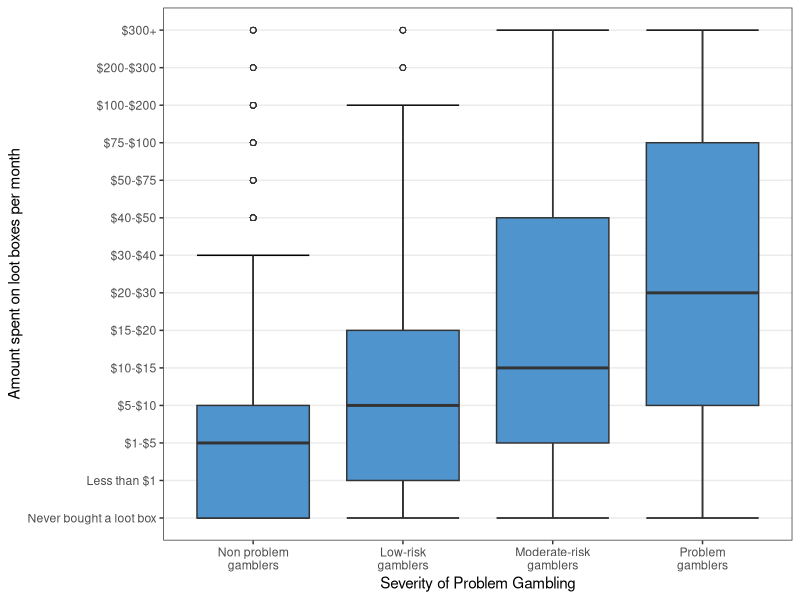

Here is the R script that generated this plot:
#Original article at https://journals.plos.org/plosone/article?id=10.1371/journal.pone.0206767

library(openxlsx)
library(dplyr)
library(ggplot2)
library(tibble)

#Read data in
data = as.tibble(read.xlsx('journal.pone.0206767.s002.xlsx', colNames=TRUE))

#Give names to the columns, since apparently they don't stay when I import the data
#colnames(data) = c('age', 'income', 'education', 'work', 'ever_bought_lootbox', 'lootbox_spend', 'ever_bought_microtransaction', 'microtransaction_spend',
#                   'pgsi1', 'pgsi2', 'pgsi3', 'pgsi4', 'pgsi5', 'pgsi6', 'pgsi7', 'pgsi8', 'pgsi9')

#Zeroes in the original data are replaced by NA for some reason. This fixes it.
data[is.na(data)] = 0

#Convert ever_bought_lootbox and ever_bought_microtransaction to boolean values
data$Ever_Bought_Other_Microtransaction[data$Ever_Bought_Other_Microtransaction == 2] = 0
data$Ever_Bought_Other_Microtransaction = as.logical(data$Ever_Bought_Other_Microtransaction)

data$Ever_Bought_LootBox[data$Ever_Bought_LootBox == 2] = 0
data$Ever_Bought_LootBox = as.logical(data$Ever_Bought_LootBox)

#convert pgsi data to usable values
data = data %>% mutate(pgsi_score = PGSI1+PGSI2+PGSI3+PGSI4+PGSI5+PGSI6+PGSI7+PGSI8+PGSI9)
amount_categories = c('Never bought a loot box',
                      'Less than $1',
                      '$1-$5',
                      '$5-$10',
                      '$10-$15',
                      '$15-$20',
                      '$20-$30',
                      '$30-$40',
                      '$40-$50',
                      '$50-$75',
                      '$75-$100',
                      '$100-$200',
                      '$200-$300',
                      '$300+')
data$pg_severity = ''
data$lootbox_spend_discrete = ''
data$microtransaction_spend_discrete = ''

for(i in 1:nrow(data)) {
  cur_row = data[i,]
  severity = ''
  pgsi_score = cur_row[['pgsi_score']]
  if(pgsi_score == 0) {
    severity = 'non problem gambler'
  } else if(pgsi_score <= 4) {
    severity = 'low-risk gambler'
  } else if(pgsi_score <= 7) {
    severity = 'moderate-risk gambler'
  } else {
    severity = 'high-risk gambler'
  }
  data[[i,'pg_severity']] = severity
  data$OtherMicrotransactionSpend
  data[[i, 'lootbox_spend_discrete']] = amount_categories[data[[i, 'LootboxSpend']] + 1]
  data[[i, 'microtransaction_spend_discrete']] = amount_categories[data[[i, 'OtherMicrotransactionSpend']] + 1]
}

#Factor severity in order for plotting
data$pg_severity = factor(data$pg_severity,
                          levels=c('non problem gambler',
                                   'low-risk gambler',
                                   'moderate-risk gambler',
                                   'high-risk gambler'),
                          ordered = TRUE)


#Plot the data
ggplot(data = data, aes(x = pg_severity, y = LootboxSpend + 1)) +
  stat_boxplot(geom = 'errorbar') +
  #This geom_point is necessary to add discrete labels to a boxplot
  geom_point(aes(y = lootbox_spend_discrete), alpha = 0) +
  #The geom_point breaks whithout the scale_y_discrete
  scale_y_discrete(labels=amount_categories) +
  geom_boxplot(fill = 'steelblue3', outlier.fill = 'white', outlier.shape = 21) +
  scale_x_discrete(labels=c('Non problem\ngamblers', 'Low-risk\ngamblers', 'Moderate-risk\ngamblers', 'Problem\ngamblers')) +
  xlab('Severity of Problem Gambling') +
  ylab('Amount spent on loot boxes per month') +
  theme_bw() +
  theme(panel.grid.major.x = element_blank()) +
  geom_hline(yintercept = 1, color = 'black', size=0)
